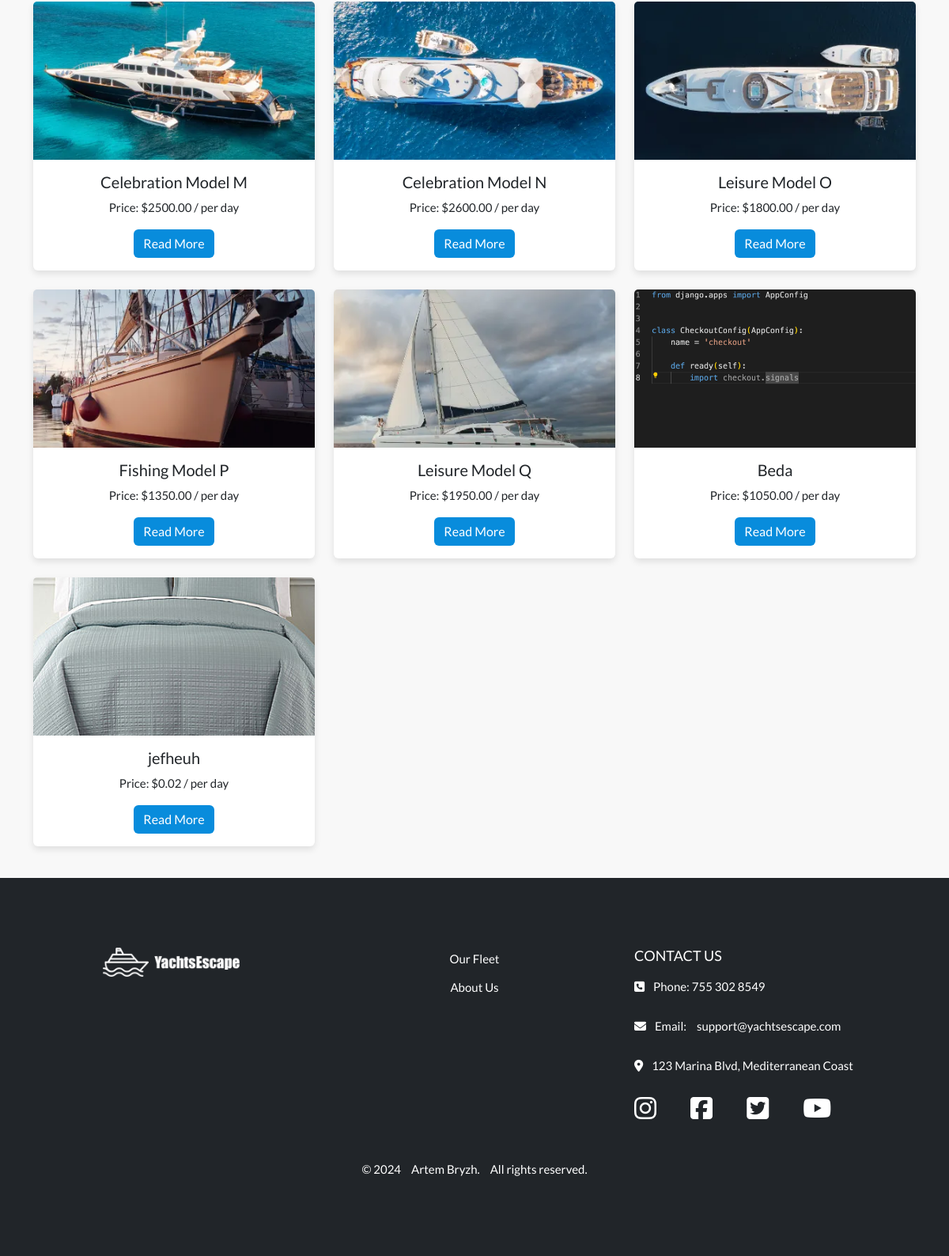
/yachts/ (lower part), run on an earlier commit of the app's database.
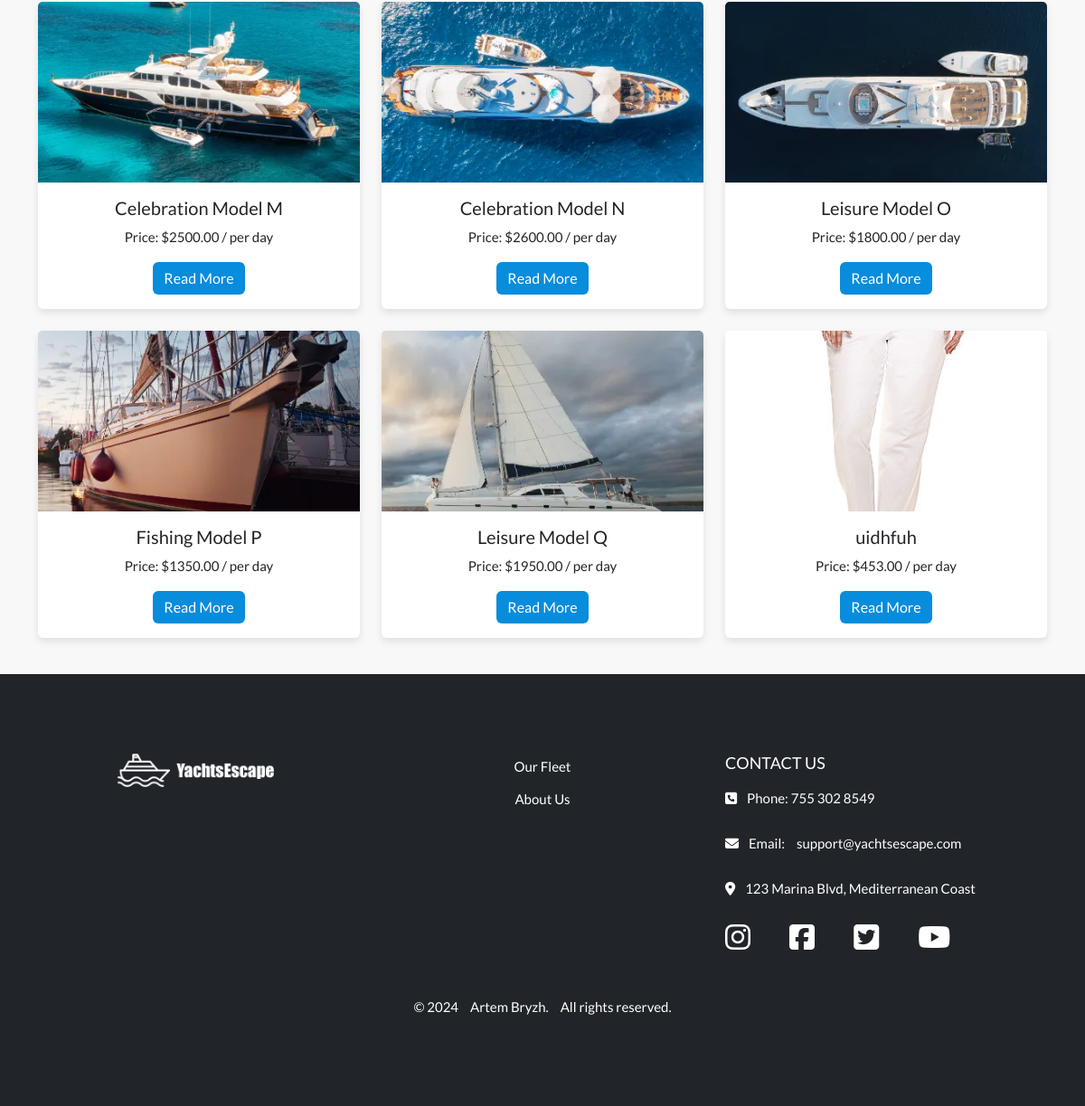
And on a later commit of the database.
### yachts/models.py (models this page shows, shortened)
class Yacht(models.Model):
    name = models.CharField(max_length=100)
    id = models.AutoField(primary_key=True)
    type = models.CharField(max_length=50, default='default_type')
    description = models.TextField()
    location = models.CharField(max_length=100)
    capacity = models.IntegerField()
    price_per_day = models.DecimalField(max_digits=8, decimal_places=2)
    rating = models.DecimalField(max_digits=6, decimal_places=2, null=True, blank=True)
    available = models.BooleanField(default=True)
    image_url = models.URLField(max_length=1024, null=True, blank=True)
    image = models.ImageField(upload_to='yachts/cards/', null=True, blank=True)

### yachts/views.py (the view)
# urls.py: path('', views.yacht_list, name='yacht_list'),  # URL для страницы списка яхт
def yacht_list(request):
    yachts = Yacht.objects.all()  # Get all yacht objects
    return render(request, 'yachts/yacht-list.html', {'yachts': yachts})

### yachts/templates/yachts/yacht-list.html (shortened to what this page needs)
{% extends 'base.html' %}
{% load static %}
{% block extra_css %}
  <link rel="stylesheet" href="{% static 'css/yachts/yacht-list.css' %}">
{% endblock %}
{% block content %}
<div class="container">
    <div class="row mt-5">
    {% for yacht in yachts %}
        <div class="col-md-4 mb-4">
            <div class="card h-100">
                {% if yacht.image %}
                    <img src="{{ yacht.image.url }}" class="card-img-top" alt="{{ yacht.name }}">
                {% else %}
                    <img src="{% static 'images/default-yacht.jpg' %}" class="card-img-top" alt="{{ yacht.name }}">
                {% endif %}
                <div class="card-body">
                    <h5 class="card-title">{{ yacht.name }}</h5>
                    <p class="card-text">Price: ${{ yacht.price_per_day }} / per day</p>
                    <a href="#" class="btn btn-primary">Read More</a>
                </div>
            </div>
        </div>
    {% endfor %}
</div>
{% endblock %}

### templates/base.html (shortened to what this page needs)
{% load static %}
<!DOCTYPE html>
<html lang="en">
  <head>
    {% block corecss %}
    <link href="https://cdn.jsdelivr.net/npm/bootstrap@5.3.3/dist/css/bootstrap.min.css" rel="stylesheet">
    <link rel="stylesheet" href="{% static 'css/base.css' %}" />
    {% endblock %} {% block extra_css %}{% endblock %}
  </head>
  <body>
    <main>
      {% block content %}
      {% endblock %}
    </main>
    {% block footer %}
    {% include 'includes/footer.html' %}
    {% endblock %}
  </body>
</html>

### templates/includes/header.html (shortened to what this page needs)
{% load static %}

### templates/includes/footer.html
{% load static %}
<footer class="bg-dark text-white mt-3">
    <div class="container py-5">
        <div class="row">
            <div class="col-lg-4 text-center">
                <a href="#" aria-label="Homepage" class="normal-logo">
                    <img src="{% static 'images/logo-light.png' %}" alt="YachtsEscape Logo" class="img-fluid" />
                </a>
            </div>
            <div class="col-lg-4 text-center mb-lg-0">
                <ul class="list-unstyled">
                    <li><a href="#" class="text-white">Our Fleet</a></li>
                    <li><a href="#" class="text-white">About Us</a></li>
                </ul>
            </div>
            <div class="col-lg-4 text-center text-lg-start footer-top-item">
                <h5 class="text-uppercase">Contact Us</h5>
                <p><i class="fas fa-phone-square"></i> Phone: 755 302 8549</p>
                <p><i class="fas fa-envelope"></i> Email: <a href="mailto:support@yachtsescape.com"
                        class="text-white email-link">support@yachtsescape.com</a></p>
                <p><i class="fas fa-map-marker-alt"></i> 123 Marina Blvd, Mediterranean Coast</p>
                <ul class="footer-list-inline mt-3">
                    <li class="footer-list-inline-item">
                        <a href="https://instagram.com" target="_blank" rel="noopener noreferrer" class="text-white">
                            <i class="fab fa-instagram"></i>
                        </a>
                    </li>
                    <li class="footer-list-inline-item">
                        <a href="https://facebook.com" target="_blank" rel="noopener noreferrer" class="text-white">
                            <i class="fab fa-facebook-square"></i>
                        </a>
                    </li>
                    <li class="footer-list-inline-item">
                        <a href="https://twitter.com" target="_blank" rel="noopener noreferrer" class="text-white">
                            <i class="fab fa-twitter-square"></i>
                        </a>
                    </li>
                    <li class="footer-list-inline-item">
                        <a href="https://youtube.com" target="_blank" rel="noopener noreferrer" class="text-white">
                            <i class="fab fa-youtube"></i>
                        </a>
                    </li>
                </ul>
            </div>
        </div>
        <div class="row mt-1">
            <div class="col-12 text-center">
                <p class="mb-0">
                    &copy; 2024 <a href="https://www.linkedin.com/in/artem-bryzh-43109a176/" target="_blank"
                        class="text-white email-link">Artem Bryzh.</a> All rights reserved.
                </p>
            </div>
        </div>
    </div>
</footer>

### static/css/base.css (style rules this page uses)
* { margin: 0; padding: 0; border: 0; }
html, body { height: 100%; }
body { background-color: #f8f8f8; font: 15px/1.6 'Lato'; color: #444444; display: flex; flex-direction: column; min-height: 100vh; }
main { flex: 1 0 auto; }
img { max-width: 100%; height: auto; background-color: transparent !important; border: none !important; }
a { line-height: inherit; vertical-align: middle; }

### static/css/yachts/yacht-list.css (style rules this page uses)
.card { border: none; transition: all 0.3s ease; box-shadow: 0 4px 8px rgba(0, 0, 0, 0.1); }
.card-img-top { height: 200px; object-fit: cover; }
.card-body { text-align: center; }
.btn-primary { background-color: #088cdc; border: none; transition: background-color 0.3s ease; }

### static/css/header.css (style rules this page uses)
.email-link { text-decoration: none; line-height: inherit; vertical-align: middle; display: inline-flex; align-items: center; color: inherit; padding: 10px; vertical-align: baseline; }
.list-inline-item a, .email-link, .header-top-item i { z-index: 4; position: relative; }
.normal-logo { max-width: 180px; height: auto; z-index: 20; display: inline-block; position: relative; top: 0; vertical-align: middle; margin: 0 auto !important; }
footer { flex-shrink: 0; width: 100%; bottom: 0; }

### static/css/footer.css (style rules this page uses)
footer { background-color: #000; color: #fff; padding: 40px 0; }
footer h5 { text-transform: uppercase; font-size: 18px; margin-bottom: 15px; color: #fff; }
footer ul { padding-left: 0; list-style: none; }
footer ul li { margin-bottom: 10px; }
footer ul li a { color: #fff; text-decoration: none; transition: color 0.3s ease; }
footer p, footer a { color: #fff; }
footer p i { margin-right: 8px; }
footer .footer-list-inline { padding-left: 0; list-style: none; display: flex; justify-content: space-between; width: 70%; }
footer .footer-list-inline-item { margin-right: 0; }
footer .footer-list-inline-item a { color: #fff; font-size: 32px; transition: color 0.3s ease; }

What changed in the data, as far as the page shows it:
removed Yacht: image (picture), name "Beda", price_per_day "1050.00"
removed Yacht: image (picture), name "jefheuh", price_per_day "0.02"
added Yacht: image (picture), name "uidhfuh", price_per_day "453.00"
